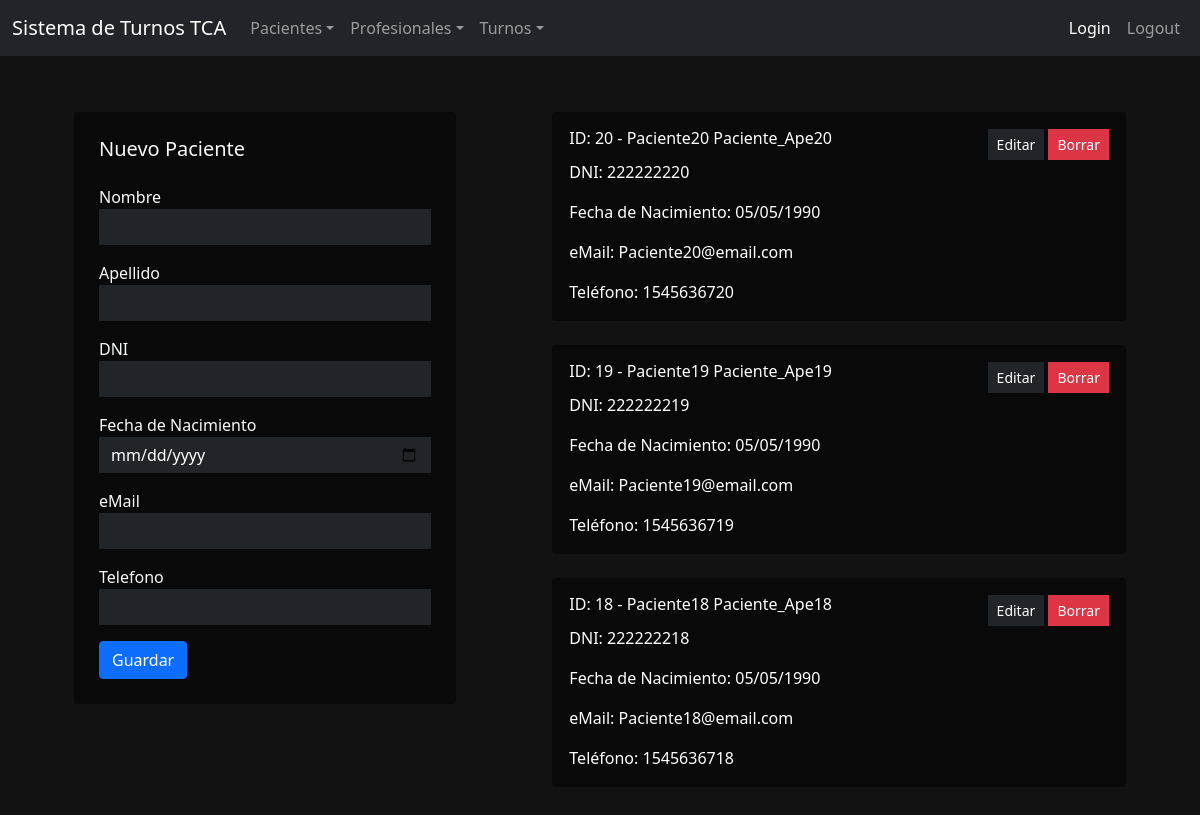
Screenshot of /nuevo_paciente with the database file from the repository.
### models/paciente.py (models this page shows, shortened)
class Paciente(db.Model):
    id_paciente = db.Column(db.Integer, primary_key=True, autoincrement=True)
    nombre = db.Column(db.String(100), nullable=False)
    apellido = db.Column(db.String(100), nullable=False)
    dni = db.Column(db.Integer, nullable=False, unique=True)
    fecha_nacimiento = db.Column(db.String(100), nullable=False)
    email = db.Column(db.String(100), nullable=True)
    telefono = db.Column(db.String(100), nullable=True)
    turno = db.relationship('Turno', backref='paciente', lazy='dynamic')
    @staticmethod
    def listar_ultimos():
        return Paciente.query.order_by(Paciente.id_paciente.desc()).limit(3)

### routes/pacientes.py (the view, shortened to what this page needs)
@pacientes.route('/nuevo_paciente', methods=['GET', 'POST'])
def nuevo_paciente():
    pacientes = Paciente.listar_ultimos()
    return render_template('paciente/nuevo_paciente.html', pacientes=pacientes)

### templates/paciente/nuevo_paciente.html (shortened to what this page needs)
{% extends 'layout.html' %}
{% block body %}
    <div class="row">
    <div class="col-md-5 p-5">
      {%  include 'partials/_pacienteForm.html' %}
    </div>
    <div class="col-md-7 p-5">
      {% for paciente in pacientes %}
        <div class="card mb-4 bg-black text-white">
          <div class="card-body p4">
            <div class="d-flex justify-content-between">
              <h5 class="card-title h6">ID: {{ paciente.id_paciente }} - {{ paciente.nombre }} {{ paciente.apellido }}</h5>
              <div>
                <a href="{{ url_for('pacientes.actualizar_paciente', id_paciente=paciente.id_paciente) }}" class="btn btn-dark btn-sm rounded-0">Editar</a>
                <a href="{{ url_for('pacientes.eliminar_paciente', id_paciente=paciente.id_paciente) }}" class="btn btn-danger btn-sm rounded-0">Borrar</a>
              </div>
            </div>
              <p class="card-text">DNI: {{ paciente.dni }}</p>
              <p class="card-text">Fecha de Nacimiento: {{ paciente.fecha_nacimiento }}</p>
              <p class="card-text">eMail: {{ paciente.email }}</p>
              <p class="card-text">Teléfono: {{ paciente.telefono }}</p>
          </div>
        </div>
      {% endfor %}
    </div>
  </div>
    </div>
{% endblock %}

### static/css/main.css (style rules this page uses)
body { background: #121212; }
.bg-black { background: #090909 !important; }

### rows the page displays
Paciente: id_paciente "20", nombre "Paciente20", apellido "Paciente_Ape20", dni "222222220", fecha_nacimiento "05/05/1990", email "Paciente20@email.com", telefono "1545636720"
Paciente: id_paciente "19", nombre "Paciente19", apellido "Paciente_Ape19", dni "222222219", fecha_nacimiento "05/05/1990", email "Paciente19@email.com", telefono "1545636719"
Paciente: id_paciente "18", nombre "Paciente18", apellido "Paciente_Ape18", dni "222222218", fecha_nacimiento "05/05/1990", email "Paciente18@email.com", telefono "1545636718"
